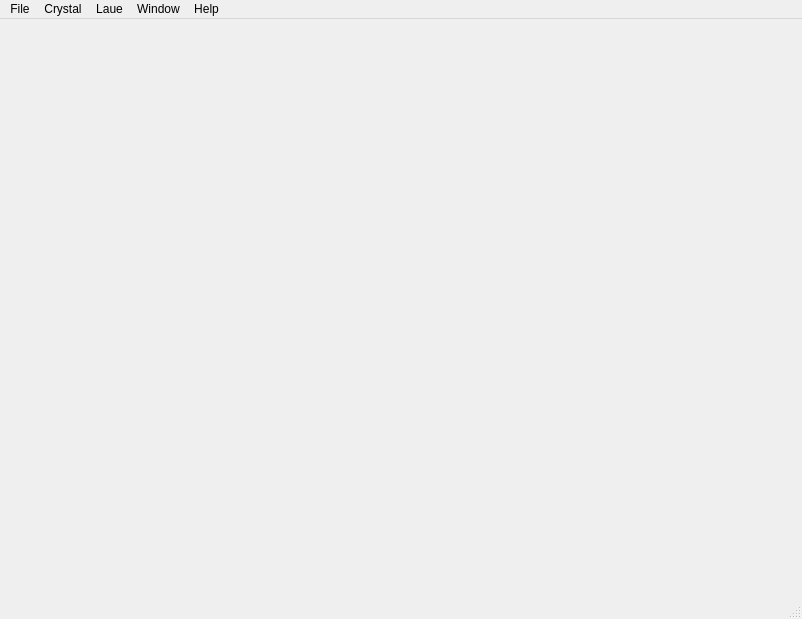
<?xml version="1.0" encoding="UTF-8"?>
<ui version="4.0">
 <class>MainWindow</class>
 <widget class="QMainWindow" name="MainWindow">
  <property name="geometry">
   <rect>
    <x>0</x>
    <y>0</y>
    <width>802</width>
    <height>619</height>
   </rect>
  </property>
  <property name="windowTitle">
   <string>QLaue</string>
  </property>
  <widget class="QWidget" name="centralwidget"/>
  <widget class="QMenuBar" name="menubar">
   <property name="geometry">
    <rect>
     <x>0</x>
     <y>0</y>
     <width>802</width>
     <height>22</height>
    </rect>
   </property>
   <widget class="QMenu" name="menuFile">
    <property name="title">
     <string>File</string>
    </property>
    <widget class="QMenu" name="menuRecent_Crystals">
     <property name="title">
      <string>Recent Crystals</string>
     </property>
     <addaction name="actionRecent1"/>
     <addaction name="actionRecent2"/>
     <addaction name="actionRecent3"/>
     <addaction name="actionRecent4"/>
     <addaction name="actionRecentSep"/>
     <addaction name="actionRecentClear"/>
    </widget>
    <widget class="QMenu" name="menuImport">
     <property name="title">
      <string>Import</string>
     </property>
     <addaction name="actionCIF"/>
     <addaction name="actionPowder_Cell"/>
    </widget>
    <addaction name="actionNew"/>
    <addaction name="action_Open"/>
    <addaction name="action_Save"/>
    <addaction name="actionSave_As"/>
    <addaction name="menuRecent_Crystals"/>
    <addaction name="menuImport"/>
    <addaction name="separator"/>
    <addaction name="actionPreferences"/>
    <addaction name="actionPage_Setup"/>
    <addaction name="separator"/>
    <addaction name="actionPrint"/>
    <addaction name="actionQuitSep"/>
    <addaction name="actionQuit"/>
   </widget>
   <widget class="QMenu" name="menuWindow_2">
    <property name="title">
     <string>Window</string>
    </property>
    <widget class="QMenu" name="menuTools">
     <property name="title">
      <string>Tools</string>
     </property>
     <addaction name="actionControls_Toolbox"/>
     <addaction name="separator"/>
     <addaction name="actionCrystal_Orientation_View"/>
     <addaction name="actionRotations_Toolbox"/>
     <addaction name="actionIndexing_Viewer"/>
     <addaction name="actionText_Viewer"/>
    </widget>
    <addaction name="menuTools"/>
    <addaction name="actionBring_All_To_Front"/>
   </widget>
   <widget class="QMenu" name="menuCrystal">
    <property name="title">
     <string>Crystal</string>
    </property>
    <addaction name="actionLattice"/>
    <addaction name="separator"/>
    <addaction name="actionSet_Orientation"/>
    <addaction name="actionView_Crystal_Parameters"/>
   </widget>
   <widget class="QMenu" name="menuHelp">
    <property name="title">
     <string>Help</string>
    </property>
    <addaction name="action_About"/>
   </widget>
   <widget class="QMenu" name="menu_Laue">
    <property name="enabled">
     <bool>true</bool>
    </property>
    <property name="title">
     <string>Laue</string>
    </property>
    <addaction name="actionImport_Image"/>
    <addaction name="separator"/>
    <addaction name="actionShow_Image"/>
    <addaction name="actionInvert_Image"/>
    <addaction name="actionRotate_Image"/>
    <addaction name="separator"/>
    <addaction name="actionShow_Labels"/>
    <addaction name="actionReset_Labels"/>
    <addaction name="separator"/>
    <addaction name="actionLaueZoom"/>
    <addaction name="actionLaue_Reset_Zoom"/>
    <addaction name="actionReset"/>
    <addaction name="actionDefine_Origin"/>
    <addaction name="actionMeasure_Scale"/>
    <addaction name="actionImage_Scale"/>
    <addaction name="separator"/>
    <addaction name="actionRotate_about_axis"/>
    <addaction name="separator"/>
    <addaction name="actionSet_Laue_Orientation"/>
    <addaction name="actionReset_Orientation"/>
    <addaction name="separator"/>
    <addaction name="actionSolve_Orientation"/>
    <addaction name="actionResolve_Orientation"/>
    <addaction name="separator"/>
    <addaction name="actionRe_orient"/>
   </widget>
   <addaction name="menuFile"/>
   <addaction name="menuCrystal"/>
   <addaction name="menu_Laue"/>
   <addaction name="menuWindow_2"/>
   <addaction name="menuHelp"/>
  </widget>
  <widget class="QStatusBar" name="statusbar"/>
  <action name="action_Open">
   <property name="text">
    <string>&amp;Open...</string>
   </property>
   <property name="shortcut">
    <string>Ctrl+O</string>
   </property>
  </action>
  <action name="actionLattice">
   <property name="text">
    <string>&amp;Set Lattice</string>
   </property>
   <property name="shortcut">
    <string>Ctrl+L</string>
   </property>
  </action>
  <action name="action_Save">
   <property name="text">
    <string>&amp;Save Crystal</string>
   </property>
   <property name="shortcut">
    <string comment="Save">Ctrl+S</string>
   </property>
  </action>
  <action name="actionRotations">
   <property name="checkable">
    <bool>true</bool>
   </property>
   <property name="checked">
    <bool>true</bool>
   </property>
   <property name="text">
    <string>&amp;Rotations</string>
   </property>
  </action>
  <action name="actionU_Matrix">
   <property name="checkable">
    <bool>true</bool>
   </property>
   <property name="checked">
    <bool>true</bool>
   </property>
   <property name="text">
    <string>U &amp;Matrix</string>
   </property>
  </action>
  <action name="actionLaue_Display">
   <property name="checkable">
    <bool>true</bool>
   </property>
   <property name="checked">
    <bool>true</bool>
   </property>
   <property name="text">
    <string>&amp;Laue Display</string>
   </property>
  </action>
  <action name="action_About">
   <property name="text">
    <string>&amp;About</string>
   </property>
  </action>
  <action name="actionImport_Film">
   <property name="text">
    <string>Import Film...</string>
   </property>
   <property name="shortcut">
    <string>Ctrl+I</string>
   </property>
  </action>
  <action name="actionQuit">
   <property name="text">
    <string>&amp;Quit</string>
   </property>
   <property name="shortcut">
    <string>Ctrl+Q</string>
   </property>
  </action>
  <action name="actionPrint">
   <property name="text">
    <string>Print</string>
   </property>
   <property name="shortcut">
    <string>Ctrl+P</string>
   </property>
  </action>
  <action name="action_About">
   <property name="text">
    <string>&amp;About</string>
   </property>
  </action>
  <action name="actionDefine_Origin">
   <property name="text">
    <string>Define Origin</string>
   </property>
   <property name="shortcut">
    <string>Ctrl+Shift+O</string>
   </property>
  </action>
  <action name="actionMeasure_Scale">
   <property name="text">
    <string>Measure Scale</string>
   </property>
   <property name="shortcut">
    <string>Ctrl+Shift+M</string>
   </property>
  </action>
  <action name="actionU_Matrix">
   <property name="text">
    <string>U &amp;Matrix</string>
   </property>
   <property name="shortcut">
    <string/>
   </property>
  </action>
  <action name="actionSave_As">
   <property name="text">
    <string>Save Crystal As...</string>
   </property>
   <property name="toolTip">
    <string>Save Crystal As</string>
   </property>
  </action>
  <action name="actionSet_Orientation">
   <property name="text">
    <string>Set &amp;Orientation</string>
   </property>
   <property name="shortcut">
    <string/>
   </property>
  </action>
  <action name="actionReset">
   <property name="text">
    <string>&amp;Reset</string>
   </property>
   <property name="shortcut">
    <string/>
   </property>
  </action>
  <action name="actionSet_Parameters">
   <property name="text">
    <string>Set Parameters</string>
   </property>
  </action>
  <action name="actionPreferences">
   <property name="text">
    <string>Preferences</string>
   </property>
  </action>
  <action name="actionRecent1">
   <property name="text">
    <string>Recent1</string>
   </property>
  </action>
  <action name="actionRecent2">
   <property name="text">
    <string>Recent2</string>
   </property>
  </action>
  <action name="actionRecent3">
   <property name="text">
    <string>Recent3</string>
   </property>
  </action>
  <action name="actionRecent4">
   <property name="text">
    <string>Recent4</string>
   </property>
  </action>
  <action name="actionPage_Setup">
   <property name="text">
    <string>Page Setup</string>
   </property>
   <property name="shortcut">
    <string>Ctrl+Shift+P</string>
   </property>
  </action>
  <action name="actionRe_orient">
   <property name="text">
    <string>Reorientate</string>
   </property>
   <property name="iconText">
    <string>Reorientate</string>
   </property>
   <property name="toolTip">
    <string>Reorientate</string>
   </property>
   <property name="shortcut">
    <string>Ctrl+Shift+R</string>
   </property>
  </action>
  <action name="actionRecentClear">
   <property name="text">
    <string>Clear List</string>
   </property>
  </action>
  <action name="actionQuitSep">
   <property name="text">
    <string>QuitSep</string>
   </property>
  </action>
  <action name="actionQuitSep">
   <property name="text">
    <string>QuitSep</string>
   </property>
  </action>
  <action name="actionRecentSep">
   <property name="text">
    <string>RecentSep</string>
   </property>
  </action>
  <action name="actionSet_Free_Rotate">
   <property name="checkable">
    <bool>true</bool>
   </property>
   <property name="text">
    <string>Set Free Rotate</string>
   </property>
  </action>
  <action name="actionShow_Image">
   <property name="checkable">
    <bool>true</bool>
   </property>
   <property name="checked">
    <bool>true</bool>
   </property>
   <property name="text">
    <string>Show Image</string>
   </property>
   <property name="iconText">
    <string>Show Image</string>
   </property>
   <property name="toolTip">
    <string>Show Image</string>
   </property>
  </action>
  <action name="actionInvert_Image">
   <property name="checkable">
    <bool>true</bool>
   </property>
   <property name="text">
    <string>Invert Image</string>
   </property>
  </action>
  <action name="actionIn">
   <property name="text">
    <string>In</string>
   </property>
  </action>
  <action name="actionOut">
   <property name="text">
    <string>Out</string>
   </property>
  </action>
  <action name="action100">
   <property name="text">
    <string>100%</string>
   </property>
  </action>
  <action name="actionZoom_In">
   <property name="text">
    <string>Zoom In</string>
   </property>
   <property name="shortcut">
    <string>Ctrl++</string>
   </property>
   <property name="visible">
    <bool>false</bool>
   </property>
  </action>
  <action name="actionZoom_Out">
   <property name="text">
    <string>Zoom Out</string>
   </property>
   <property name="shortcut">
    <string>Ctrl+-</string>
   </property>
   <property name="visible">
    <bool>false</bool>
   </property>
  </action>
  <action name="action100">
   <property name="text">
    <string>100%</string>
   </property>
  </action>
  <action name="action50">
   <property name="text">
    <string>50%</string>
   </property>
  </action>
  <action name="action25">
   <property name="text">
    <string>25%</string>
   </property>
  </action>
  <action name="action10">
   <property name="text">
    <string>10%</string>
   </property>
  </action>
  <action name="action200">
   <property name="text">
    <string>200%</string>
   </property>
  </action>
  <action name="action500">
   <property name="text">
    <string>500%</string>
   </property>
  </action>
  <action name="actionImport_Image">
   <property name="text">
    <string>Import Image ...</string>
   </property>
   <property name="shortcut">
    <string>Ctrl+I</string>
   </property>
  </action>
  <action name="actionNew">
   <property name="text">
    <string>New</string>
   </property>
  </action>
  <action name="action125">
   <property name="text">
    <string>125%</string>
   </property>
  </action>
  <action name="actionShow_Laue_Simulation">
   <property name="text">
    <string>Hide Simulation</string>
   </property>
  </action>
  <action name="actionShow_Crystal_Simulation">
   <property name="enabled">
    <bool>true</bool>
   </property>
   <property name="text">
    <string>Show Simulation</string>
   </property>
  </action>
  <action name="actionPowder_Cell">
   <property name="enabled">
    <bool>true</bool>
   </property>
   <property name="text">
    <string>Powder Cell (.cel)</string>
   </property>
  </action>
  <action name="actionCIF">
   <property name="enabled">
    <bool>false</bool>
   </property>
   <property name="text">
    <string>CIF (.cif)</string>
   </property>
  </action>
  <action name="actionPlot_Log_Scale">
   <property name="enabled">
    <bool>false</bool>
   </property>
   <property name="text">
    <string>Plot Intensities on Log Scale</string>
   </property>
  </action>
  <action name="actionShow_Indicies">
   <property name="checkable">
    <bool>true</bool>
   </property>
   <property name="checked">
    <bool>true</bool>
   </property>
   <property name="enabled">
    <bool>true</bool>
   </property>
   <property name="text">
    <string>Show Indicies</string>
   </property>
  </action>
  <action name="actionAdd_Superlattice_Wavevector">
   <property name="enabled">
    <bool>true</bool>
   </property>
   <property name="text">
    <string>Add Superlattice Wavevector</string>
   </property>
  </action>
  <action name="actionLaueZoom">
   <property name="enabled">
    <bool>false</bool>
   </property>
   <property name="text">
    <string>Zoom</string>
   </property>
   <property name="visible">
    <bool>false</bool>
   </property>
  </action>
  <action name="actionLaue_Reset_Zoom">
   <property name="enabled">
    <bool>false</bool>
   </property>
   <property name="text">
    <string>Reset Zoom</string>
   </property>
   <property name="visible">
    <bool>false</bool>
   </property>
  </action>
  <action name="actionBring_All_To_Front">
   <property name="text">
    <string>Bring All To Front</string>
   </property>
  </action>
  <action name="actionShow_Labels">
   <property name="checkable">
    <bool>true</bool>
   </property>
   <property name="checked">
    <bool>true</bool>
   </property>
   <property name="text">
    <string>Show Labels</string>
   </property>
   <property name="iconText">
    <string>Show Labels</string>
   </property>
   <property name="toolTip">
    <string>Show Labels</string>
   </property>
  </action>
  <action name="actionReset_Labels">
   <property name="text">
    <string>Reset Labels</string>
   </property>
  </action>
  <action name="actionView_Crystal_Parameters">
   <property name="text">
    <string>View Crystal Parameters</string>
   </property>
  </action>
  <action name="actionCrystal_Orientation_View">
   <property name="checkable">
    <bool>true</bool>
   </property>
   <property name="checked">
    <bool>true</bool>
   </property>
   <property name="enabled">
    <bool>true</bool>
   </property>
   <property name="text">
    <string>Crystal Orientation View</string>
   </property>
  </action>
  <action name="actionControls_Toolbox">
   <property name="checkable">
    <bool>true</bool>
   </property>
   <property name="checked">
    <bool>true</bool>
   </property>
   <property name="text">
    <string>Controls Toolbox</string>
   </property>
  </action>
  <action name="actionText_Viewer">
   <property name="checkable">
    <bool>true</bool>
   </property>
   <property name="checked">
    <bool>true</bool>
   </property>
   <property name="text">
    <string>Text Viewer</string>
   </property>
  </action>
  <action name="actionView_Diffraction_Results">
   <property name="text">
    <string>View Diffraction Results</string>
   </property>
  </action>
  <action name="actionShow_OOP">
   <property name="checkable">
    <bool>true</bool>
   </property>
   <property name="checked">
    <bool>true</bool>
   </property>
   <property name="text">
    <string>Show Out Of Plane Angle</string>
   </property>
  </action>
  <action name="actionSolve_Orientation">
   <property name="text">
    <string>Solve Orientation</string>
   </property>
  </action>
  <action name="actionIndexing_Viewer">
   <property name="checkable">
    <bool>true</bool>
   </property>
   <property name="text">
    <string>Indexing Viewer</string>
   </property>
  </action>
  <action name="actionResolve_Orientation">
   <property name="text">
    <string>Resolve Orientation</string>
   </property>
  </action>
  <action name="actionRotations_Toolbox">
   <property name="checkable">
    <bool>true</bool>
   </property>
   <property name="checked">
    <bool>true</bool>
   </property>
   <property name="text">
    <string>Rotations Toolbox</string>
   </property>
  </action>
  <action name="actionSet_Laue_Orientation">
   <property name="text">
    <string>Set Orientation</string>
   </property>
  </action>
  <action name="actionReset_Orientation">
   <property name="text">
    <string>Reset Orientation</string>
   </property>
  </action>
  <action name="action_Help">
   <property name="text">
    <string>QLaue Help</string>
   </property>
   <property name="shortcut">
    <string/>
   </property>
  </action>
  <action name="actionRotate_about_axis">
   <property name="text">
    <string>Rotate about axis</string>
   </property>
  </action>
  <action name="actionImage_Scale">
   <property name="text">
    <string>Set Image Scale</string>
   </property>
  </action>
  <action name="actionRotate_Image">
   <property name="checkable">
    <bool>true</bool>
   </property>
   <property name="text">
    <string>Rotate Image</string>
   </property>
  </action>
 </widget>
 <resources/>
 <connections/>
</ui>
